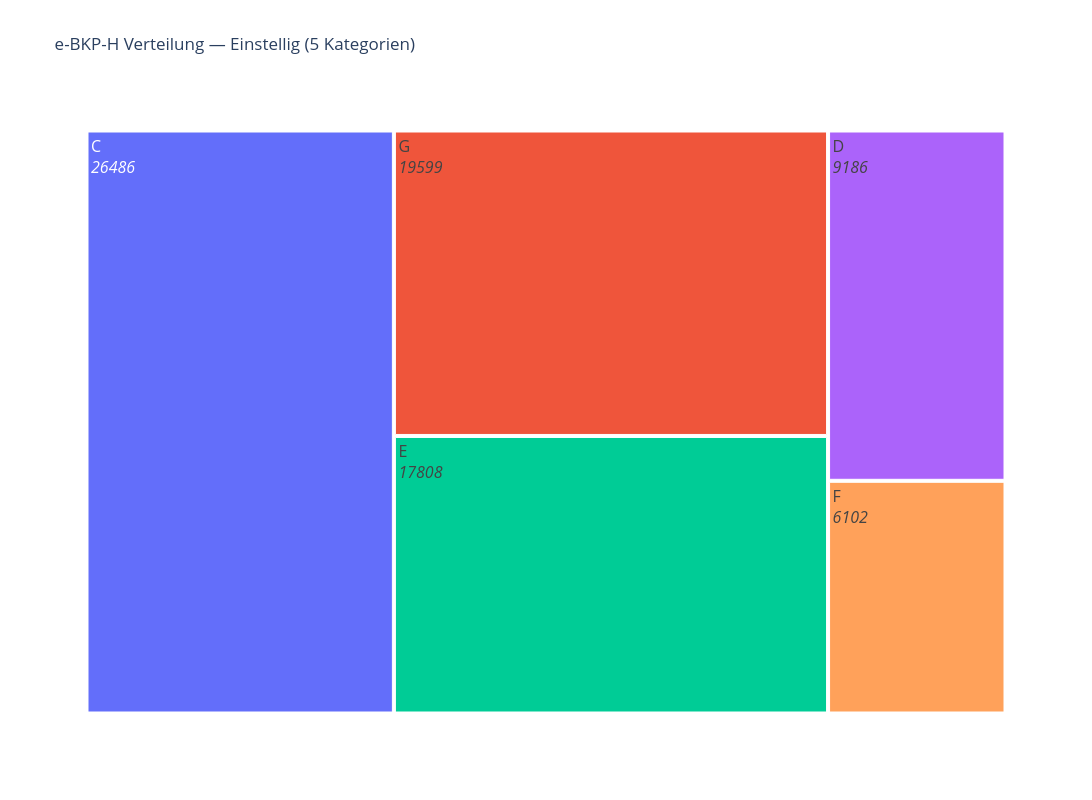
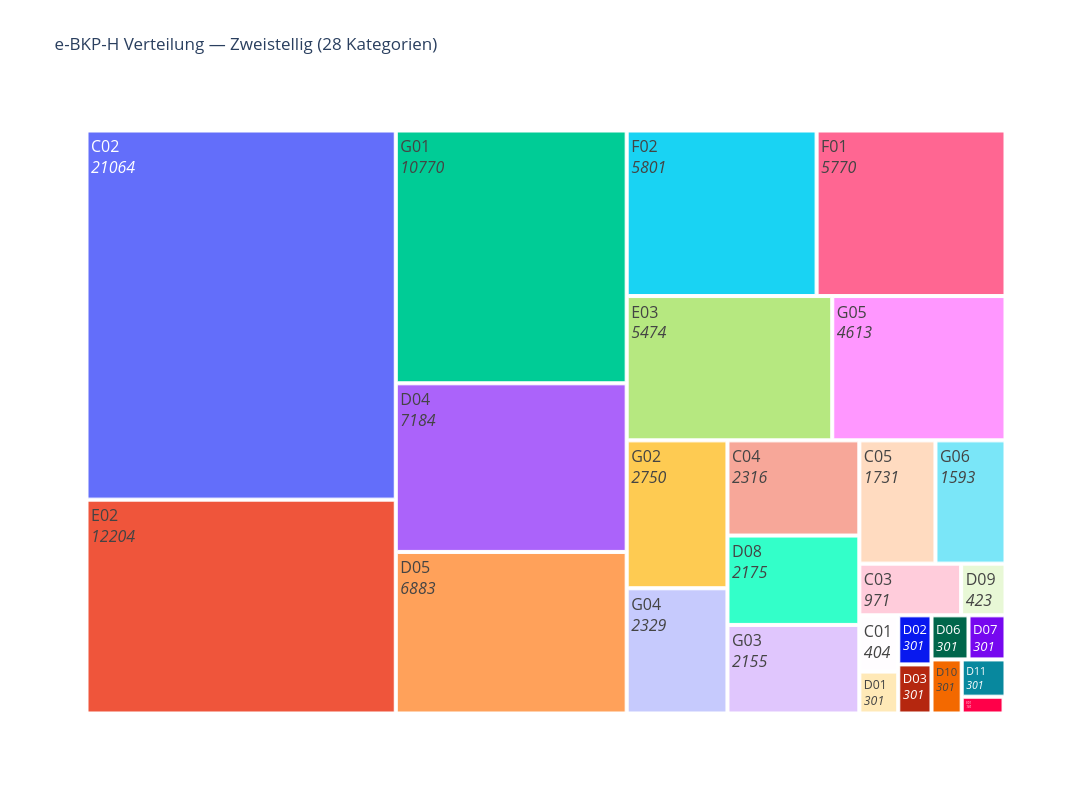
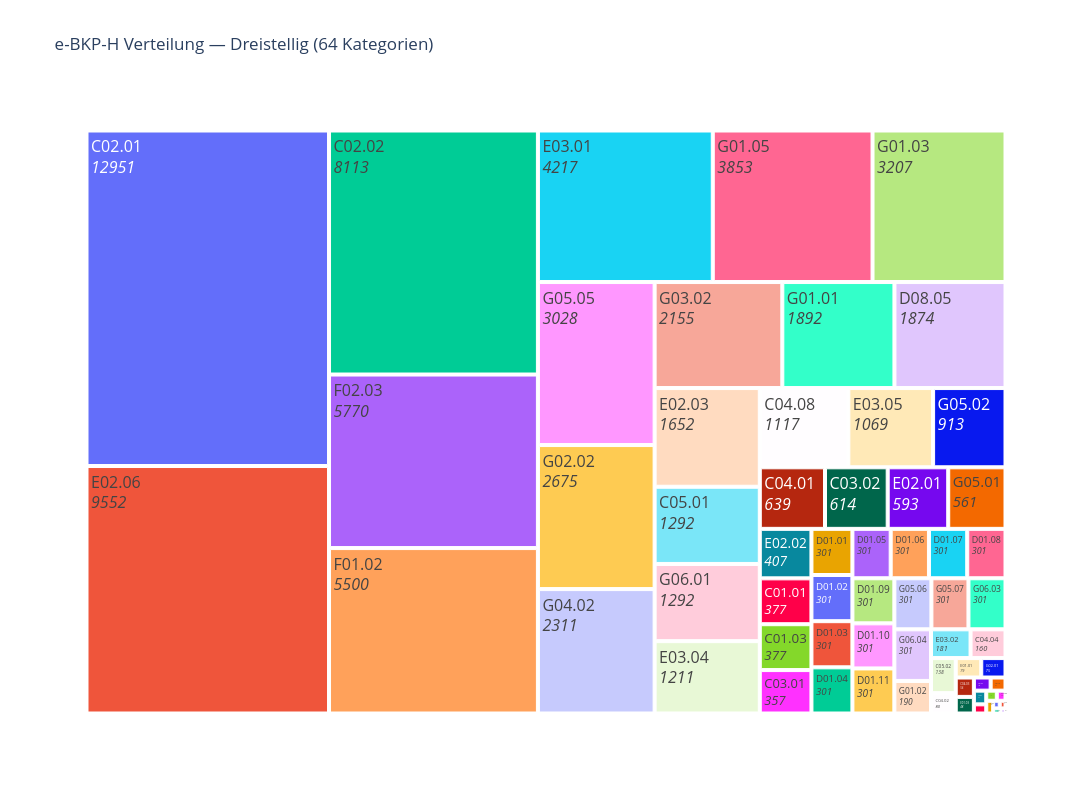

Notebook code cell kept with these figures, in order:
### Markdown cell above
### 4.2 Show distribution of eBKPh labels in all three categories

### Code cell
# show distirbution of first level eBKPh codes
plot_ebkph_treemap(df, level="letter")

# show distirbution of second level eBKPh codes
plot_ebkph_treemap(df, level="two_digit")

# show distirbution of second level eBKPh codes
plot_ebkph_treemap(df, level="four_digit")

### Figure 1 — Plotly figure (JSON) as saved in the notebook; plotly's stock layout.template omitted (floating-point values rounded to 4 significant figures)
{"data": [{"hovertemplate": "%{id}<br>Anzahl: %{value}<extra></extra>", "ids": ["C", "D", "E", "F", "G"], "labels": ["C<br><i>26486</i>", "D<br><i>9186</i>", "E<br><i>17808</i>", "F<br><i>6102</i>", "G<br><i>19599</i>"], "parents": ["", "", "", "", ""], "textfont": {"size": 16}, "type": "treemap", "values": [26486, 9186, 17808, 6102, 19599]}], "layout": {"height": 800, "title": {"text": "e-BKP-H Verteilung — Einstellig (5 Kategorien)"}, "width": 1400}}

### Figure 2 — Plotly figure (JSON) as saved in the notebook; plotly's stock layout.template omitted (floating-point values rounded to 4 significant figures)
{"data": [{"hovertemplate": "%{id}<br>Anzahl: %{value}<extra></extra>", "ids": ["C01", "C02", "C03", "C04", "C05", "D01", "D02", "D03", "D04", "D05", "D06", "D07", "D08", "D09", "D10", "D11", "D12", "E01", "E02", "E03", "F01", "F02", "G01", "G02", "G03", "G04", "G05", "G06"], "labels": ["C01<br><i>404</i>", "C02<br><i>21064</i>", "C03<br><i>971</i>", "C04<br><i>2316</i>", "C05<br><i>1731</i>", "D01<br><i>301</i>", "D02<br><i>301</i>", "D03<br><i>301</i>", "D04<br><i>7184</i>", "D05<br><i>6883</i>", "D06<br><i>301</i>", "D07<br><i>301</i>", "D08<br><i>2175</i>", "D09<br><i>423</i>", "D10<br><i>301</i>", "D11<br><i>301</i>", "D12<br><i>6</i>", "E01<br><i>130</i>", "E02<br><i>12204</i>", "E03<br><i>5474</i>", "F01<br><i>5770</i>", "F02<br><i>5801</i>", "G01<br><i>10770</i>", "G02<br><i>2750</i>", "G03<br><i>2155</i>", "G04<br><i>2329</i>", "G05<br><i>4613</i>", "G06<br><i>1593</i>"], "parents": ["", "", "", "", "", "", "", "", "", "", "", "", "", "", "", "", "", "", "", "", "", "", "", "", "", "", "", ""], "textfont": {"size": 16}, "type": "treemap", "values": [404, 21064, 971, 2316, 1731, 301, 301, 301, 7184, 6883, 301, 301, 2175, 423, 301, 301, 6, 130, 12204, 5474, 5770, 5801, 10770, 2750, 2155, 2329, 4613, 1593]}], "layout": {"height": 800, "title": {"text": "e-BKP-H Verteilung — Zweistellig (28 Kategorien)"}, "width": 1400}}

### Figure 3 — Plotly figure (JSON) as saved in the notebook; plotly's stock layout.template omitted (floating-point values rounded to 4 significant figures)
{"data": [{"hovertemplate": "%{id}<br>Anzahl: %{value}<extra></extra>", "ids": ["C01.01", "C01.02", "C01.03", "C02.01", "C02.02", "C03.01", "C03.02", "C04.01", "C04.02", "C04.03", "C04.04", "C04.05", "C04.06", "C04.08", "C05.01", "C05.02", "D01.01", "D01.02", "D01.03", "D01.04", "D01.05", "D01.06", "D01.07", "D01.08", "D01.09", "D01.10", "D01.11", "D08.05", "D12.01", "E01.01", "E01.02", "E01.03", "E02.01", "E02.02", "E02.03", "E02.06", "E03.01", "E03.02", "E03.03", "E03.04", "E03.05", "F01.02", "F02.01", "F02.02", "F02.03", "G01.01", "G01.02", "G01.03", "G01.04", "G01.05", "G01.06", "G02.01", "G02.02", "G03.02", "G04.01", "G04.02", "G05.01", "G05.02", "G05.05", "G05.06", "G05.07", "G06.01", "G06.03", "G06.04"], "labels": ["C01.01<br><i>377</i>", "C01.02<br><i>27</i>", "C01.03<br><i>377</i>", "C02.01<br><i>12951</i>", "C02.02<br><i>8113</i>", "C03.01<br><i>357</i>", "C03.02<br><i>614</i>", "C04.01<br><i>639</i>", "C04.02<br><i>80</i>", "C04.03<br><i>56</i>", "C04.04<br><i>160</i>", "C04.05<br><i>14</i>", "C04.06<br><i>8</i>", "C04.08<br><i>1117</i>", "C05.01<br><i>1292</i>", "C05.02<br><i>138</i>", "D01.01<br><i>301</i>", "D01.02<br><i>301</i>", "D01.03<br><i>301</i>", "D01.04<br><i>301</i>", "D01.05<br><i>301</i>", "D01.06<br><i>301</i>", "D01.07<br><i>301</i>", "D01.08<br><i>301</i>", "D01.09<br><i>301</i>", "D01.10<br><i>301</i>", "D01.11<br><i>301</i>", "D08.05<br><i>1874</i>", "D12.01<br><i>6</i>", "E01.01<br><i>79</i>", "E01.02<br><i>35</i>", "E01.03<br><i>48</i>", "E02.01<br><i>593</i>", "E02.02<br><i>407</i>", "E02.03<br><i>1652</i>", "E02.06<br><i>9552</i>", "E03.01<br><i>4217</i>", "E03.02<br><i>181</i>", "E03.03<br><i>7</i>", "E03.04<br><i>1211</i>", "E03.05<br><i>1069</i>", "F01.02<br><i>5500</i>", "F02.01<br><i>17</i>", "F02.02<br><i>14</i>", "F02.03<br><i>5770</i>", "G01.01<br><i>1892</i>", "G01.02<br><i>190</i>", "G01.03<br><i>3207</i>", "G01.04<br><i>31</i>", "G01.05<br><i>3853</i>", "G01.06<br><i>4</i>", "G02.01<br><i>75</i>", "G02.02<br><i>2675</i>", "G03.02<br><i>2155</i>", "G04.01<br><i>18</i>", "G04.02<br><i>2311</i>", "G05.01<br><i>561</i>", "G05.02<br><i>913</i>", "G05.05<br><i>3028</i>", "G05.06<br><i>301</i>", "G05.07<br><i>301</i>", "G06.01<br><i>1292</i>", "G06.03<br><i>301</i>", "G06.04<br><i>301</i>"], "parents": ["", "", "", "", "", "", "", "", "", "", "", "", "", "", "", "", "", "", "", "", "", "", "", "", "", "", "", "", "", "", "", "", "", "", "", "", "", "", "", "", "", "", "", "", "", "", "", "", "", "", "", "", "", "", "", "", "", "", "", "", "", "", "", ""], "textfont": {"size": 16}, "type": "treemap", "values": [377, 27, 377, 12951, 8113, 357, 614, 639, 80, 56, 160, 14, 8, 1117, 1292, 138, 301, 301, 301, 301, 301, 301, 301, 301, 301, 301, 301, 1874, 6, 79, 35, 48, 593, 407, 1652, 9552, 4217, 181, 7, 1211, 1069, 5500, 17, 14, 5770, 1892, 190, 3207, 31, 3853, 4, 75, 2675, 2155, 18, 2311, 561, 913, 3028, 301, 301, 1292, 301, 301]}], "layout": {"height": 800, "title": {"text": "e-BKP-H Verteilung — Dreistellig (64 Kategorien)"}, "width": 1400}}
